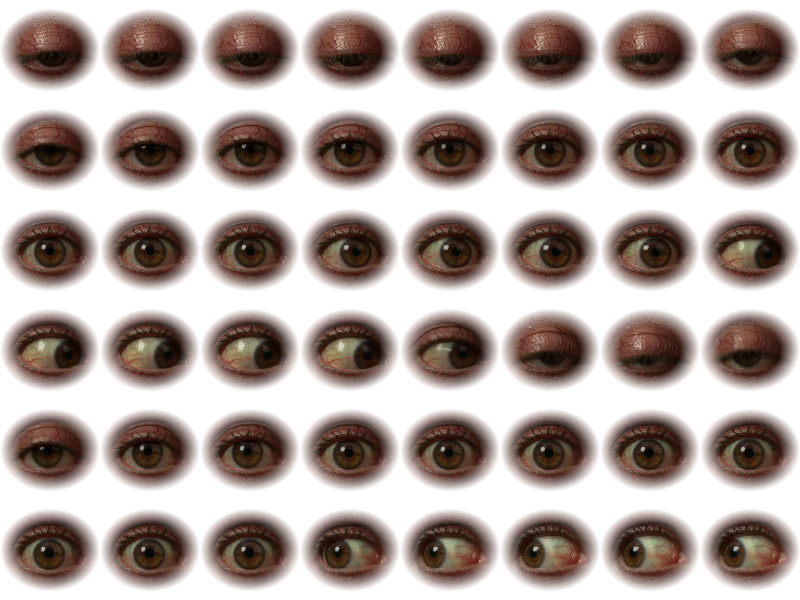
#> input picture assets/a_flesheye.webp, 2400 x 1800 px (shown at 1/3 size)
$ python keypose.py ../assets/a_flesheye.webp ../assets/a_godeye.webp 5
#> lines starting #> are read from the running program, lines starting #| are printed output that depends on the picture; after the words box and inside, x2 and y2 are one past the last pixel; in counts of white or black regions, pixels touching at a corner belong together
import sys, numpy as np
from PIL import Image
from scipy import ndimage
src,out,maxs=sys.argv[1],sys.argv[2],int(sys.argv[3])
im=np.asarray(Image.open(src).convert('RGB')).astype(np.float32)
r,g,b=im[...,0],im[...,1],im[...,2]
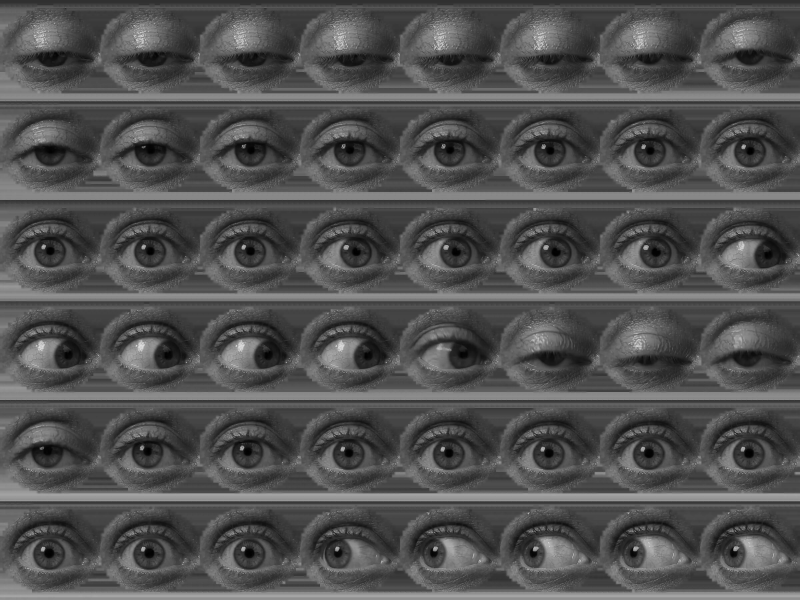
#> r: shape (1800, 2400) float32 (shown at 1/3 size); min 0, max 254, mean 80.8
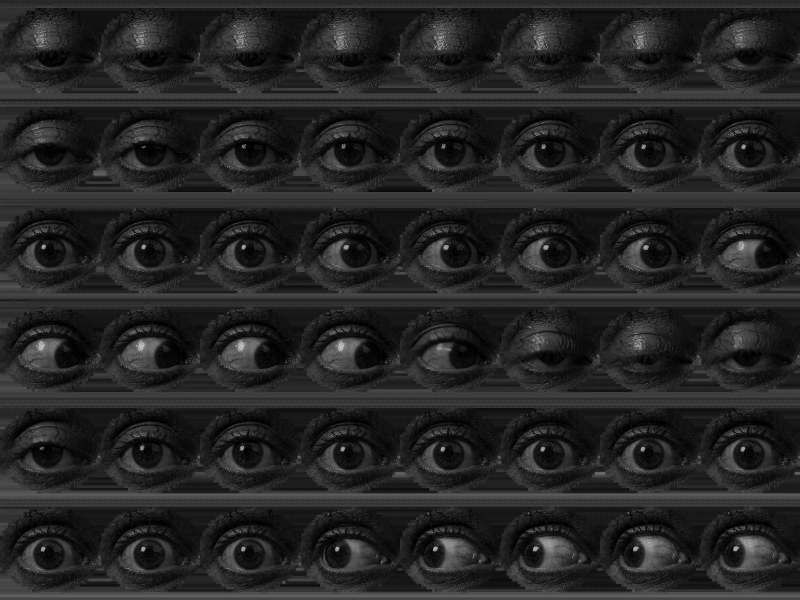
#> b: shape (1800, 2400) float32 (shown at 1/3 size); min 0, max 206, mean 36.5
border=np.concatenate([im[:6].reshape(-1,3),im[-6:].reshape(-1,3),im[:,:6].reshape(-1,3),im[:,-6:].reshape(-1,3)])
bg=np.median(border,axis=0);mx=np.maximum(r,b);dom=g-mx;dist=np.linalg.norm(im-bg,axis=2)
#> after `bg = np.median(border, axis=0)`: bg = [91, 82, 40]
#> after `dist = np.linalg.norm(im - bg, axis=2)`:
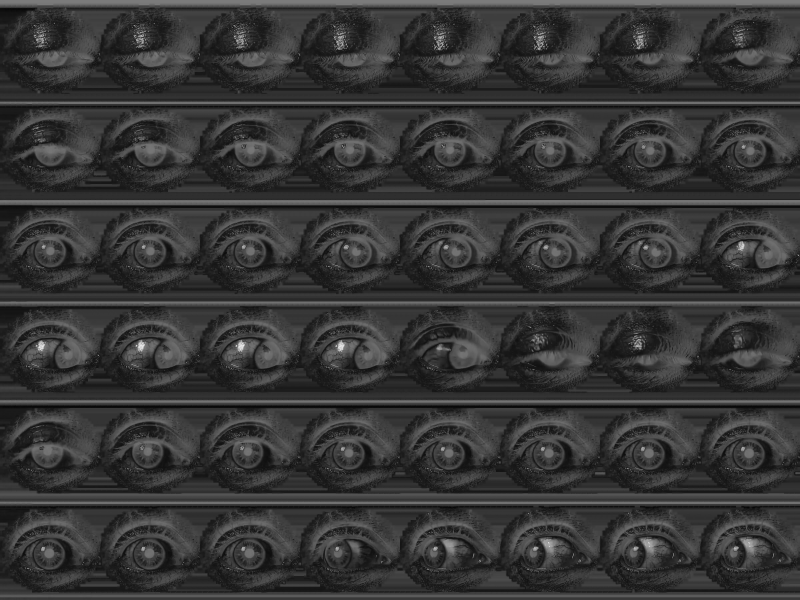
#> dist: shape (1800, 2400) float32 (shown at 1/3 size); min 1, max 265.9, mean 57.9; drawn with min black and max white
cand=(dom>40)&(dist<170)
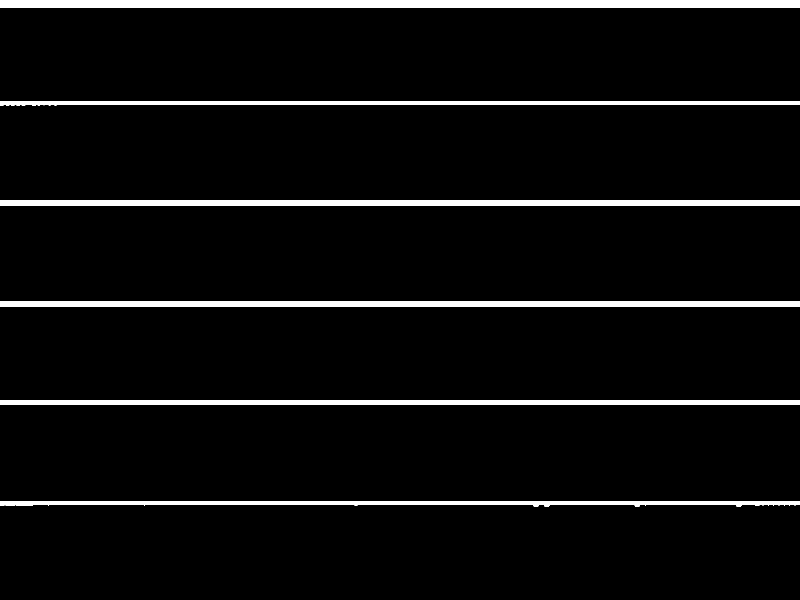
#> cand: shape (1800, 2400) bool (shown at 1/3 size); 4.8% white; 6 white regions, box (x1, y1, x2, y2) and area: (0, 0, 2400, 24) 55322, (0, 600, 2400, 616) 38400, (0, 904, 2400, 920) 36045, (0, 1200, 2400, 1214) 31645, (0, 1504, 2400, 1519) 24655, (0, 304, 2400, 316) 22026
lab,n=ndimage.label(cand)
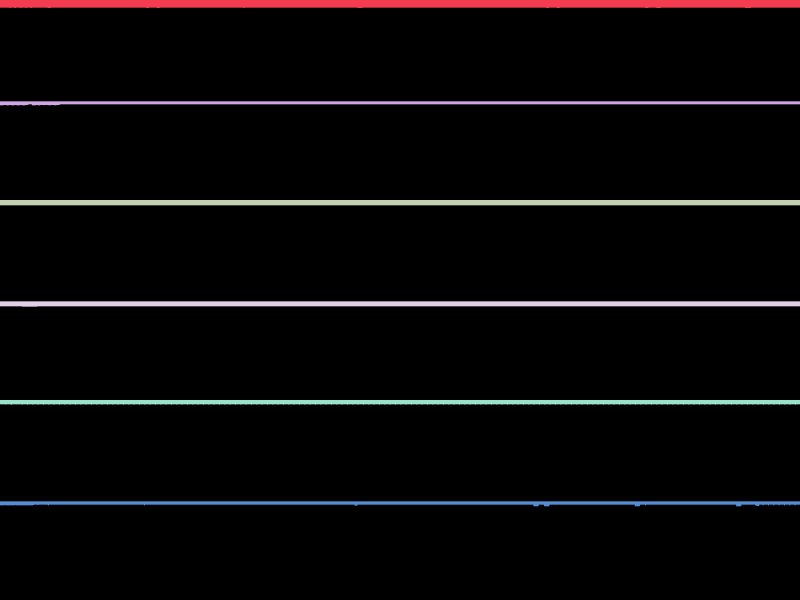
#> lab: shape (1800, 2400) int32 (shown at 1/3 size); 7 distinct labels, from 0 to 6; one colour per label, 0 black
#> n = 6
edge=set(np.unique(np.concatenate([lab[0],lab[-1],lab[:,0],lab[:,-1]])))-{0}
#> edge = 6 items
bgm=np.isin(lab,list(edge))
if n:
    sizes=ndimage.sum(np.ones_like(dist),lab,range(1,n+1));md=ndimage.mean(dist,lab,range(1,n+1))
#> after `sizes = ndimage.sum(np.ones_like(dist), lab, range(1, n + 1))`: sizes = [55322, 22026, 38400, 36045, 31645, 24655]
#> after `md = ndimage.mean(dist, lab, range(1, n + 1))`: md = [109.9, 104.3, 107.8, 95.59, 96.33, 102]
    for i in range(n):
        if (i+1) not in edge and sizes[i]>120 and md[i]<75: bgm|=(lab==i+1)
near=ndimage.binary_dilation(bgm,iterations=3)
#> near: shape (1800, 2400) bool; 6.7% white; 6 white regions, box (x1, y1, x2, y2) and area: (0, 0, 2400, 27) 62522, (0, 597, 2400, 619) 52800, (0, 901, 2400, 923) 50445, (0, 1197, 2400, 1217) 46045, (0, 1501, 2400, 1522) 39158, (0, 301, 2400, 319) 36428
a=np.where(bgm,0.0,1.0);soft=np.clip((75-dom)/55,0,1);a=np.where(near&~bgm,np.minimum(a,soft),a);a=ndimage.gaussian_filter(a,0.7)
#> after `a = np.where(bgm, 0.0, 1.0)`:
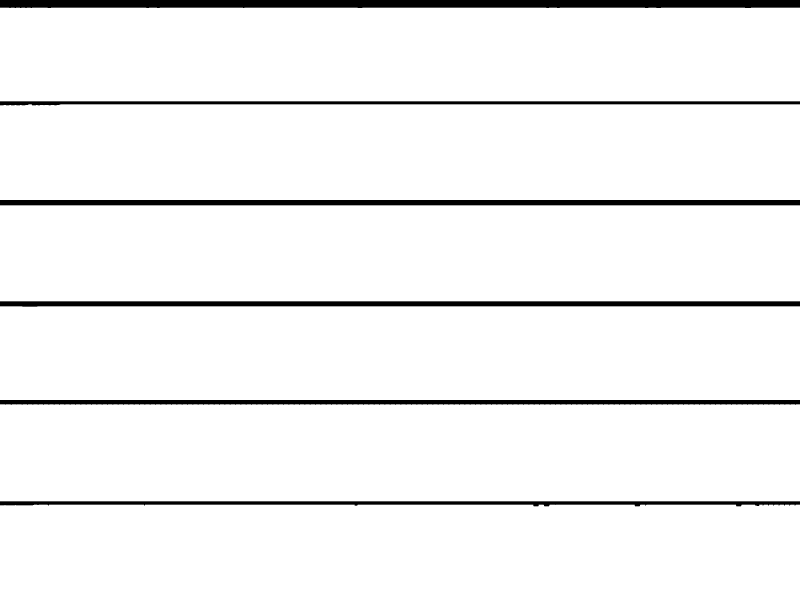
#> a: shape (1800, 2400) float64 (shown at 1/3 size); values 0 (black) and 1 (white), 95.2% white; 6 black regions, box (x1, y1, x2, y2) and area: (0, 0, 2400, 24) 55322, (0, 600, 2400, 616) 38400, (0, 904, 2400, 920) 36045, (0, 1200, 2400, 1214) 31645, (0, 1504, 2400, 1519) 24655, (0, 304, 2400, 316) 22026
im[...,1]=np.where(near|(dom>15),np.minimum(g,mx+np.clip(dom,0,30)*0.2),g)
rgba=np.dstack([im,a*255]).clip(0,255).astype(np.uint8)
ys,xs=np.nonzero(rgba[...,3]>10);rgba=rgba[ys.min():ys.max()+1,xs.min():xs.max()+1]
#> after `rgba = rgba[ys.min():ys.max() + 1, xs.min():xs.max() + 1]`:
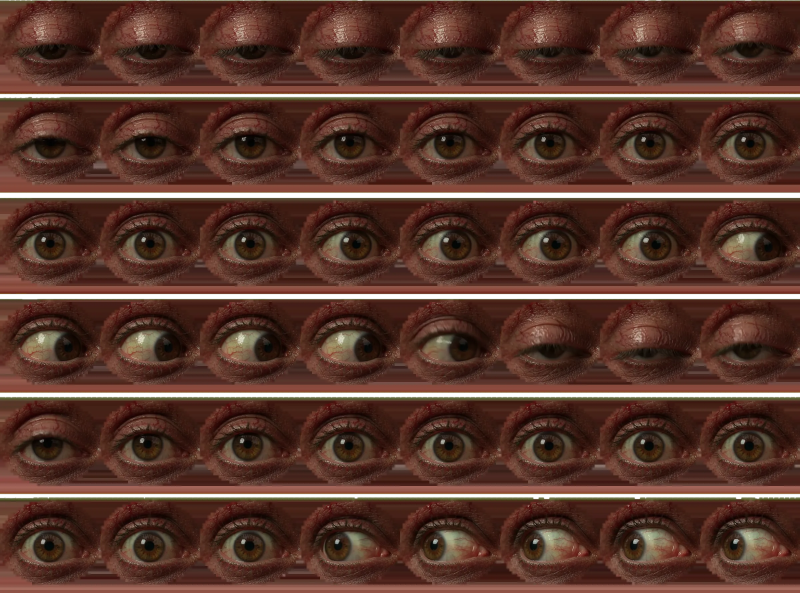
#> rgba: shape (1778, 2400, 4) (shown at 1/3 size); mean R, G, B, A 81.1, 48, 36.4, 245.4; transparent parts drawn white
o=Image.fromarray(rgba,'RGBA');o.thumbnail((maxs,maxs),Image.LANCZOS);o.save(out,'WEBP',quality=86,method=6);print(out,o.size)
#| ../assets/a_godeye.webp (5, 4)

$ run again, on assets/a_shark.webp
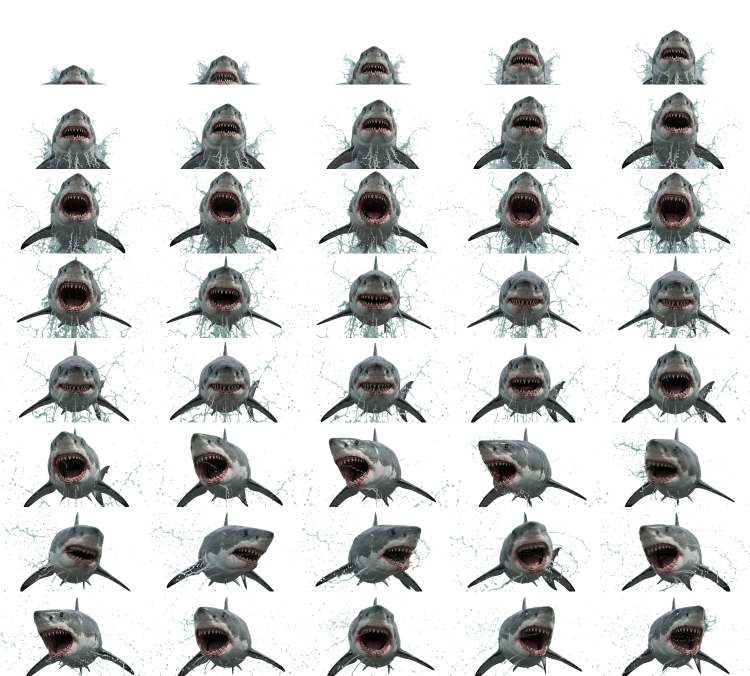
#> input picture assets/a_shark.webp, 1500 x 1352 px (shown at 1/2 size)
#> bg = [0, 0, 0]
#> `cand=(dom>40)&(dist<170)`:
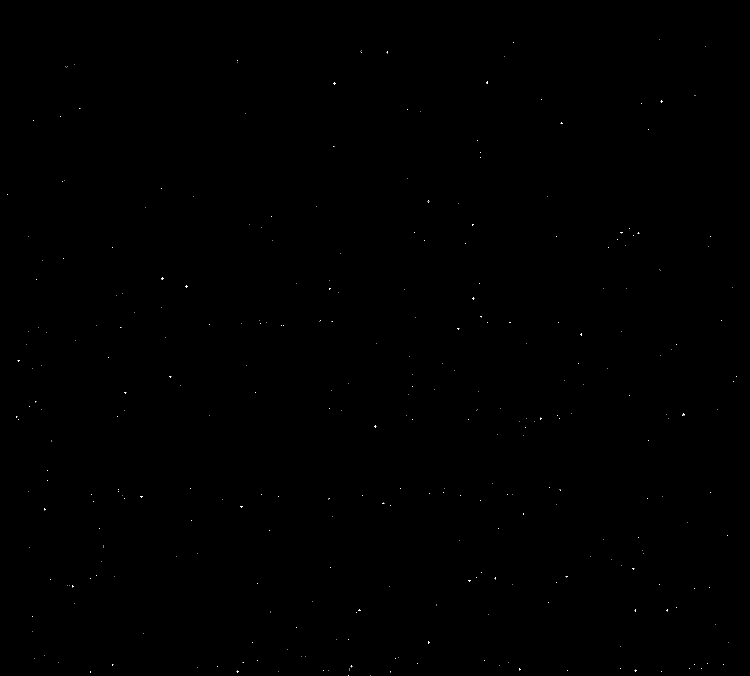
#> cand: shape (1352, 1500) bool (shown at 1/2 size); 0.04% white in thin lines or dots
#> lab: shape (1352, 1500) int32; 349 distinct labels, from 0 to 348
#> n = 348
#> edge = 2 items
#> bgm: shape (1352, 1500) bool; 0% white in thin lines or dots, all inside (x1, y1, x2, y2) = (696, 1350, 742, 1352)
#> sizes = 348 values, max 12 at index 78, min 1 at index 0, mean 2.41
#> md = 348 values, max 169.8 at index 276, min 45 at index 80, mean 126.2
#> near: shape (1352, 1500) bool; 0% white; 2 white regions (1 under 20 px), largest, box (x1, y1, x2, y2) and area: (693, 1347, 700, 1352) 23
#> `soft = np.clip((75 - dom) / 55, 0, 1)`:
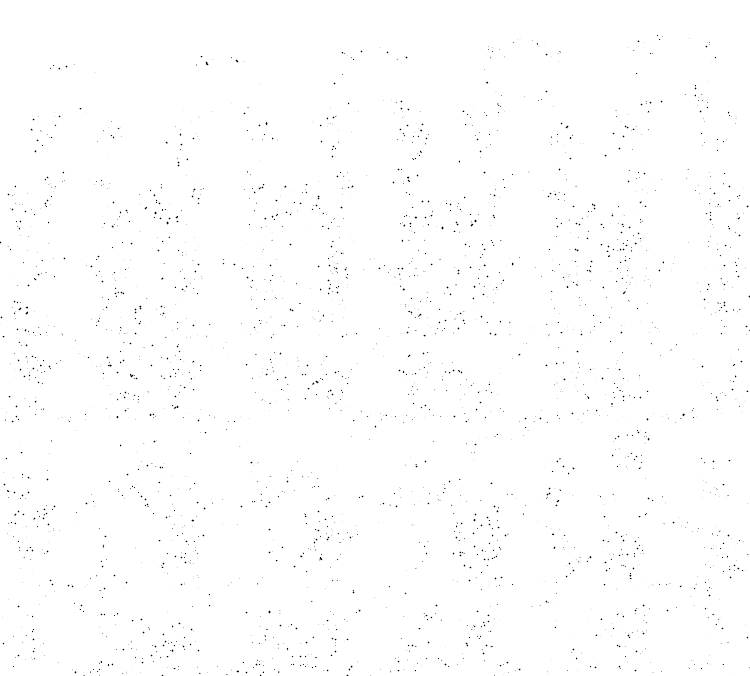
#> soft: shape (1352, 1500) float32 (shown at 1/2 size); min 0, max 1, mean 0.995
#| ../assets/a_shark.webp (5, 5)
